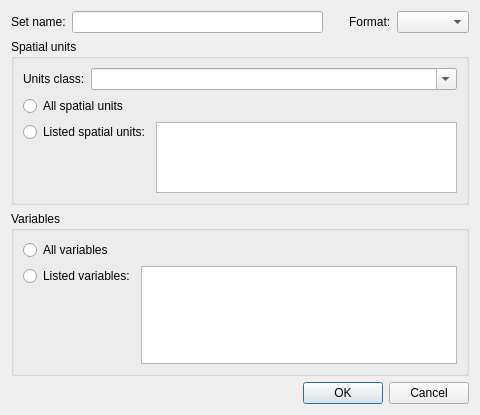
<?xml version="1.0" encoding="UTF-8"?>
<ui version="4.0">
 <class>EditSetDialog</class>
 <widget class="QDialog" name="EditSetDialog">
  <property name="geometry">
   <rect>
    <x>0</x>
    <y>0</y>
    <width>480</width>
    <height>415</height>
   </rect>
  </property>
  <layout class="QVBoxLayout" name="verticalLayout" stretch="0,1,1,0">
   <item>
    <layout class="QHBoxLayout" name="horizontalLayout">
     <item>
      <widget class="QLabel" name="label">
       <property name="text">
        <string>Set name:</string>
       </property>
      </widget>
     </item>
     <item>
      <widget class="QLineEdit" name="SetNameEdit"/>
     </item>
     <item>
      <spacer name="horizontalSpacer">
       <property name="orientation">
        <enum>Qt::Horizontal</enum>
       </property>
       <property name="sizeType">
        <enum>QSizePolicy::Fixed</enum>
       </property>
       <property name="sizeHint" stdset="0">
        <size>
         <width>20</width>
         <height>20</height>
        </size>
       </property>
      </spacer>
     </item>
     <item>
      <widget class="QLabel" name="label_2">
       <property name="text">
        <string>Format:</string>
       </property>
      </widget>
     </item>
     <item>
      <widget class="QComboBox" name="FormatComboBox"/>
     </item>
    </layout>
   </item>
   <item>
    <widget class="QGroupBox" name="groupBox">
     <property name="title">
      <string>Spatial units</string>
     </property>
     <layout class="QVBoxLayout" name="verticalLayout_2">
      <item>
       <layout class="QHBoxLayout" name="horizontalLayout_2" stretch="0,1">
        <item>
         <widget class="QLabel" name="label_3">
          <property name="text">
           <string>Units class:</string>
          </property>
         </widget>
        </item>
        <item>
         <widget class="QComboBox" name="UnitsClassComboBox">
          <property name="editable">
           <bool>true</bool>
          </property>
         </widget>
        </item>
       </layout>
      </item>
      <item>
       <widget class="QRadioButton" name="AllUnitsRadioButton">
        <property name="text">
         <string>All spatial units</string>
        </property>
       </widget>
      </item>
      <item>
       <layout class="QHBoxLayout" name="horizontalLayout_3">
        <item>
         <layout class="QVBoxLayout" name="verticalLayout_3">
          <item>
           <widget class="QRadioButton" name="SelectedUnitsRadioButton">
            <property name="text">
             <string>Listed spatial units:</string>
            </property>
           </widget>
          </item>
          <item>
           <spacer name="verticalSpacer">
            <property name="orientation">
             <enum>Qt::Vertical</enum>
            </property>
            <property name="sizeHint" stdset="0">
             <size>
              <width>20</width>
              <height>40</height>
             </size>
            </property>
           </spacer>
          </item>
         </layout>
        </item>
        <item>
         <widget class="QPlainTextEdit" name="SelectedUnitsTextEdit"/>
        </item>
       </layout>
      </item>
     </layout>
    </widget>
   </item>
   <item>
    <widget class="QGroupBox" name="groupBox_2">
     <property name="title">
      <string>Variables</string>
     </property>
     <layout class="QVBoxLayout" name="verticalLayout_4">
      <item>
       <widget class="QRadioButton" name="AllVariablesRadioButton">
        <property name="text">
         <string>All variables</string>
        </property>
       </widget>
      </item>
      <item>
       <layout class="QHBoxLayout" name="horizontalLayout_4">
        <item>
         <layout class="QVBoxLayout" name="verticalLayout_5">
          <item>
           <widget class="QRadioButton" name="SelectedVariablesRadioButton">
            <property name="text">
             <string>Listed variables:</string>
            </property>
           </widget>
          </item>
          <item>
           <spacer name="verticalSpacer_2">
            <property name="orientation">
             <enum>Qt::Vertical</enum>
            </property>
            <property name="sizeHint" stdset="0">
             <size>
              <width>20</width>
              <height>40</height>
             </size>
            </property>
           </spacer>
          </item>
         </layout>
        </item>
        <item>
         <widget class="QPlainTextEdit" name="SelectedVariablesTextEdit"/>
        </item>
       </layout>
      </item>
     </layout>
    </widget>
   </item>
   <item>
    <widget class="QDialogButtonBox" name="ButtonBox">
     <property name="standardButtons">
      <set>QDialogButtonBox::Cancel|QDialogButtonBox::Ok</set>
     </property>
    </widget>
   </item>
  </layout>
 </widget>
 <resources/>
 <connections/>
</ui>
